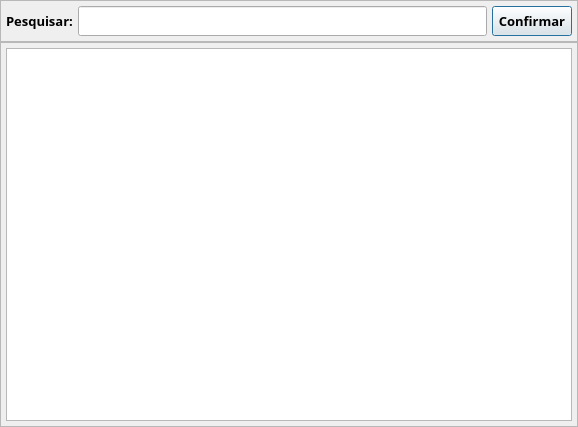
<?xml version="1.0" encoding="UTF-8"?>
<ui version="4.0">
 <class>Pesquisa_Prod</class>
 <widget class="QDialog" name="Pesquisa_Prod">
  <property name="geometry">
   <rect>
    <x>0</x>
    <y>0</y>
    <width>578</width>
    <height>427</height>
   </rect>
  </property>
  <property name="font">
   <font>
    <family>Segoe UI Semibold</family>
    <pointsize>10</pointsize>
    <bold>true</bold>
   </font>
  </property>
  <property name="windowTitle">
   <string>Pesquisa Produtos</string>
  </property>
  <layout class="QVBoxLayout" name="verticalLayout">
   <property name="spacing">
    <number>0</number>
   </property>
   <property name="leftMargin">
    <number>0</number>
   </property>
   <property name="topMargin">
    <number>0</number>
   </property>
   <property name="rightMargin">
    <number>0</number>
   </property>
   <property name="bottomMargin">
    <number>0</number>
   </property>
   <item>
    <widget class="QFrame" name="frm_Filtro">
     <property name="frameShape">
      <enum>QFrame::Shape::StyledPanel</enum>
     </property>
     <property name="frameShadow">
      <enum>QFrame::Shadow::Raised</enum>
     </property>
     <layout class="QHBoxLayout" name="horizontalLayout">
      <property name="spacing">
       <number>5</number>
      </property>
      <property name="leftMargin">
       <number>5</number>
      </property>
      <property name="topMargin">
       <number>5</number>
      </property>
      <property name="rightMargin">
       <number>5</number>
      </property>
      <property name="bottomMargin">
       <number>5</number>
      </property>
      <item>
       <widget class="QLabel" name="lb_Pesquisa">
        <property name="minimumSize">
         <size>
          <width>0</width>
          <height>30</height>
         </size>
        </property>
        <property name="maximumSize">
         <size>
          <width>16777215</width>
          <height>30</height>
         </size>
        </property>
        <property name="text">
         <string>Pesquisar:</string>
        </property>
       </widget>
      </item>
      <item>
       <widget class="QLineEdit" name="txt_Pesquisa">
        <property name="minimumSize">
         <size>
          <width>0</width>
          <height>30</height>
         </size>
        </property>
        <property name="maximumSize">
         <size>
          <width>16777215</width>
          <height>30</height>
         </size>
        </property>
       </widget>
      </item>
      <item>
       <widget class="QPushButton" name="bt_Pesquisa">
        <property name="minimumSize">
         <size>
          <width>0</width>
          <height>30</height>
         </size>
        </property>
        <property name="maximumSize">
         <size>
          <width>16777215</width>
          <height>30</height>
         </size>
        </property>
        <property name="text">
         <string>Confirmar</string>
        </property>
       </widget>
      </item>
     </layout>
    </widget>
   </item>
   <item>
    <widget class="QFrame" name="frm_Lista">
     <property name="frameShape">
      <enum>QFrame::Shape::StyledPanel</enum>
     </property>
     <property name="frameShadow">
      <enum>QFrame::Shadow::Raised</enum>
     </property>
     <layout class="QVBoxLayout" name="verticalLayout_2">
      <property name="spacing">
       <number>5</number>
      </property>
      <property name="leftMargin">
       <number>5</number>
      </property>
      <property name="topMargin">
       <number>5</number>
      </property>
      <property name="rightMargin">
       <number>5</number>
      </property>
      <property name="bottomMargin">
       <number>5</number>
      </property>
      <item>
       <widget class="QTableView" name="tb_Produtos"/>
      </item>
     </layout>
    </widget>
   </item>
  </layout>
 </widget>
 <resources/>
 <connections/>
</ui>
